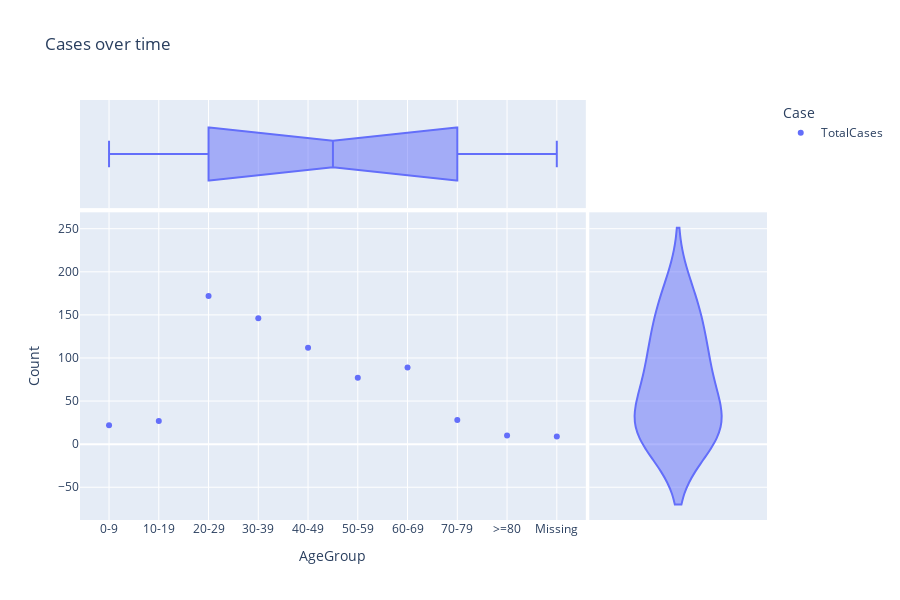

Notebook code for this chart:
### Markdown cell above
People of all ages can be infected by the new coronavirus (COVID-19). Poeple age of 20-29 and 30-39 are infected more with this virus. WHO advises people of all ages to take steps to protect themselves from the virus, for example by following good hand hygiene and good respiratory hygiene.

### Code cell
# Age_group = Age_Group_Details.groupby('AgeGroup')['TotalCases'].sum().reset_index()
Age_group = Age_Group_Details.melt(id_vars="AgeGroup", value_vars=['TotalCases'],
                 var_name='Case', value_name='Count')

fig = px.scatter(Age_group, x="AgeGroup", y="Count", color='Case', height=600,
             title='Cases over time', marginal_y="violin",marginal_x="box")
# fig.update_layout(xaxis_rangeslider_visible=True)
fig.show()
# import plotly.express as px
# print(px.data.iris.__doc__)
# px.data.iris().head()

### Figure 1 — Plotly figure (JSON) as saved in the notebook; plotly's stock layout.template omitted (floating-point values rounded to 4 significant figures)
{"data": [{"hovertemplate": "Case=TotalCases<br>AgeGroup=%{x}<br>Count=%{y}<extra></extra>", "legendgroup": "TotalCases", "marker": {"color": "#636efa", "symbol": "circle"}, "mode": "markers", "name": "TotalCases", "showlegend": true, "type": "scatter", "x": ["0-9", "10-19", "20-29", "30-39", "40-49", "50-59", "60-69", "70-79", ">=80", "Missing"], "xaxis": "x", "y": [22, 27, 172, 146, 112, 77, 89, 28, 10, 9], "yaxis": "y"}, {"alignmentgroup": "True", "hovertemplate": "Case=TotalCases<br>AgeGroup=%{x}<extra></extra>", "legendgroup": "TotalCases", "marker": {"color": "#636efa", "symbol": "circle"}, "name": "TotalCases", "notched": true, "offsetgroup": "TotalCases", "showlegend": false, "type": "box", "x": ["0-9", "10-19", "20-29", "30-39", "40-49", "50-59", "60-69", "70-79", ">=80", "Missing"], "xaxis": "x3", "yaxis": "y3"}, {"alignmentgroup": "True", "hovertemplate": "Case=TotalCases<br>Count=%{y}<extra></extra>", "legendgroup": "TotalCases", "marker": {"color": "#636efa", "symbol": "circle"}, "name": "TotalCases", "offsetgroup": "TotalCases", "scalegroup": "y", "showlegend": false, "type": "violin", "xaxis": "x2", "y": [22, 27, 172, 146, 112, 77, 89, 28, 10, 9], "yaxis": "y2"}], "layout": {"height": 600, "legend": {"title": {"text": "Case"}, "tracegroupgap": 0}, "title": {"text": "Cases over time"}, "xaxis": {"anchor": "y", "domain": [0, 0.7363], "title": {"text": "AgeGroup"}}, "xaxis2": {"anchor": "y2", "domain": [0.7413, 1], "matches": "x2", "showgrid": false, "showline": false, "showticklabels": false, "ticks": ""}, "xaxis3": {"anchor": "y3", "domain": [0, 0.7363], "matches": "x", "showgrid": true, "showticklabels": false}, "xaxis4": {"anchor": "y4", "domain": [0.7413, 1], "matches": "x2", "showgrid": false, "showline": false, "showticklabels": false, "ticks": ""}, "yaxis": {"anchor": "x", "domain": [0, 0.7326], "title": {"text": "Count"}}, "yaxis2": {"anchor": "x2", "domain": [0, 0.7326], "matches": "y", "showgrid": true, "showticklabels": false}, "yaxis3": {"anchor": "x3", "domain": [0.7426, 1], "matches": "y3", "showgrid": false, "showline": false, "showticklabels": false, "ticks": ""}, "yaxis4": {"anchor": "x4", "domain": [0.7426, 1], "matches": "y3", "showgrid": true, "showline": false, "showticklabels": false, "ticks": ""}}}
